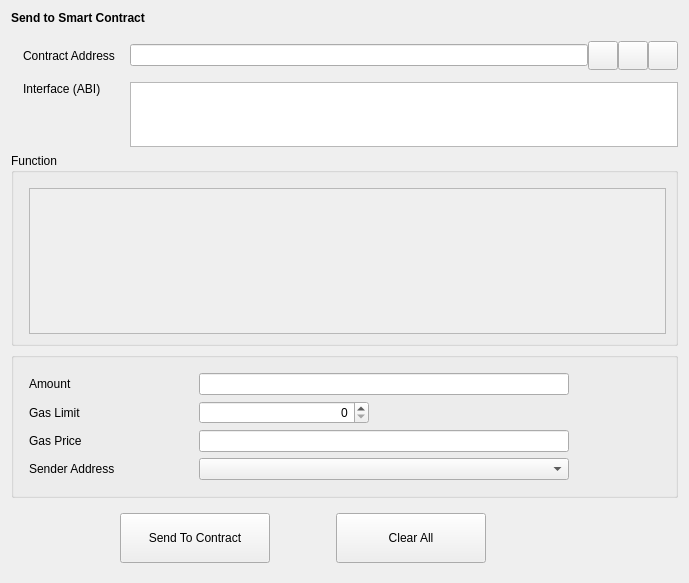
<?xml version="1.0" encoding="UTF-8"?>
<ui version="4.0">
 <class>SendToContract</class>
 <widget class="QWidget" name="SendToContract">
  <property name="geometry">
   <rect>
    <x>0</x>
    <y>0</y>
    <width>689</width>
    <height>583</height>
   </rect>
  </property>
  <property name="windowTitle">
   <string>Form</string>
  </property>
  <layout class="QVBoxLayout" name="verticalLayout">
   <item>
    <widget class="QStackedWidget" name="stackedWidget">
     <property name="currentIndex">
      <number>0</number>
     </property>
     <widget class="QWidget" name="sendContractPage">
      <layout class="QVBoxLayout" name="verticalLayout_4">
       <property name="leftMargin">
        <number>0</number>
       </property>
       <property name="topMargin">
        <number>0</number>
       </property>
       <property name="rightMargin">
        <number>0</number>
       </property>
       <property name="bottomMargin">
        <number>0</number>
       </property>
       <item>
        <widget class="QLabel" name="labelTitle">
         <property name="font">
          <font>
           <weight>75</weight>
           <bold>true</bold>
          </font>
         </property>
         <property name="text">
          <string>Send to Smart Contract</string>
         </property>
        </widget>
       </item>
       <item>
        <spacer name="verticalSpacer_4">
         <property name="orientation">
          <enum>Qt::Vertical</enum>
         </property>
         <property name="sizeType">
          <enum>QSizePolicy::Fixed</enum>
         </property>
         <property name="sizeHint" stdset="0">
          <size>
           <width>20</width>
           <height>10</height>
          </size>
         </property>
        </spacer>
       </item>
       <item>
        <layout class="QGridLayout" name="gridLayout">
         <property name="leftMargin">
          <number>12</number>
         </property>
         <property name="horizontalSpacing">
          <number>15</number>
         </property>
         <property name="verticalSpacing">
          <number>12</number>
         </property>
         <item row="0" column="0">
          <widget class="QLabel" name="labelContractAddress">
           <property name="text">
            <string>Contract Address</string>
           </property>
          </widget>
         </item>
         <item row="1" column="2">
          <widget class="QValidatedTextEdit" name="textEditInterface">
           <property name="sizePolicy">
            <sizepolicy hsizetype="Expanding" vsizetype="Fixed">
             <horstretch>0</horstretch>
             <verstretch>0</verstretch>
            </sizepolicy>
           </property>
           <property name="maximumSize">
            <size>
             <width>16777215</width>
             <height>65</height>
            </size>
           </property>
           <property name="horizontalScrollBarPolicy">
            <enum>Qt::ScrollBarAlwaysOff</enum>
           </property>
          </widget>
         </item>
         <item row="1" column="0" alignment="Qt::AlignTop">
          <widget class="QLabel" name="labelInterface">
           <property name="text">
            <string>Interface (ABI)</string>
           </property>
          </widget>
         </item>
         <item row="0" column="2">
          <layout class="QHBoxLayout" name="horizontalLayout_2">
           <item>
            <widget class="QValidatedLineEdit" name="lineEditContractAddress"/>
           </item>
           <item>
            <widget class="QToolButton" name="loadInfoButton">
             <property name="toolTip">
              <string>Choose from contract book page</string>
             </property>
             <property name="text">
              <string/>
             </property>
             <property name="iconSize">
              <size>
               <width>22</width>
               <height>22</height>
              </size>
             </property>
            </widget>
           </item>
           <item>
            <widget class="QToolButton" name="pasteAddressButton">
             <property name="toolTip">
              <string>Paste contract address from clipboard</string>
             </property>
             <property name="text">
              <string/>
             </property>
             <property name="iconSize">
              <size>
               <width>22</width>
               <height>22</height>
              </size>
             </property>
            </widget>
           </item>
           <item>
            <widget class="QToolButton" name="saveInfoButton">
             <property name="toolTip">
              <string>Save contract info</string>
             </property>
             <property name="text">
              <string/>
             </property>
             <property name="iconSize">
              <size>
               <width>22</width>
               <height>22</height>
              </size>
             </property>
            </widget>
           </item>
          </layout>
         </item>
        </layout>
       </item>
       <item>
        <widget class="QGroupBox" name="groupBoxFunction">
         <property name="title">
          <string>Function</string>
         </property>
         <layout class="QVBoxLayout" name="verticalLayout_3">
          <property name="leftMargin">
           <number>15</number>
          </property>
          <property name="topMargin">
           <number>15</number>
          </property>
          <property name="bottomMargin">
           <number>9</number>
          </property>
          <item>
           <widget class="QScrollArea" name="scrollAreaFunction">
            <property name="widgetResizable">
             <bool>true</bool>
            </property>
            <widget class="QWidget" name="scrollAreaWidgetContents">
             <property name="geometry">
              <rect>
               <x>0</x>
               <y>0</y>
               <width>639</width>
               <height>124</height>
              </rect>
             </property>
            </widget>
           </widget>
          </item>
         </layout>
        </widget>
       </item>
       <item>
        <widget class="QGroupBox" name="groupBoxOptional">
         <layout class="QGridLayout" name="gridLayout_2">
          <property name="leftMargin">
           <number>15</number>
          </property>
          <property name="topMargin">
           <number>15</number>
          </property>
          <property name="horizontalSpacing">
           <number>10</number>
          </property>
          <property name="verticalSpacing">
           <number>6</number>
          </property>
          <item row="1" column="1">
           <widget class="QSpinBox" name="lineEditGasLimit">
            <property name="maximumSize">
             <size>
              <width>170</width>
              <height>16777215</height>
             </size>
            </property>
            <property name="alignment">
             <set>Qt::AlignRight|Qt::AlignTrailing|Qt::AlignVCenter</set>
            </property>
           </widget>
          </item>
          <item row="2" column="1">
           <widget class="BitcoinAmountField" name="lineEditGasPrice"/>
          </item>
          <item row="3" column="0">
           <widget class="QLabel" name="labelSenderAddress">
            <property name="sizePolicy">
             <sizepolicy hsizetype="Fixed" vsizetype="Preferred">
              <horstretch>0</horstretch>
              <verstretch>0</verstretch>
             </sizepolicy>
            </property>
            <property name="minimumSize">
             <size>
              <width>160</width>
              <height>0</height>
             </size>
            </property>
            <property name="text">
             <string>Sender Address</string>
            </property>
           </widget>
          </item>
          <item row="1" column="0">
           <widget class="QLabel" name="labelGasLimit">
            <property name="sizePolicy">
             <sizepolicy hsizetype="Fixed" vsizetype="Preferred">
              <horstretch>0</horstretch>
              <verstretch>0</verstretch>
             </sizepolicy>
            </property>
            <property name="minimumSize">
             <size>
              <width>160</width>
              <height>0</height>
             </size>
            </property>
            <property name="text">
             <string>Gas Limit</string>
            </property>
           </widget>
          </item>
          <item row="3" column="1">
           <widget class="AddressField" name="lineEditSenderAddress">
            <property name="minimumSize">
             <size>
              <width>370</width>
              <height>0</height>
             </size>
            </property>
            <property name="maximumSize">
             <size>
              <width>370</width>
              <height>16777215</height>
             </size>
            </property>
           </widget>
          </item>
          <item row="2" column="0">
           <widget class="QLabel" name="labelGasPrice">
            <property name="sizePolicy">
             <sizepolicy hsizetype="Fixed" vsizetype="Preferred">
              <horstretch>0</horstretch>
              <verstretch>0</verstretch>
             </sizepolicy>
            </property>
            <property name="minimumSize">
             <size>
              <width>160</width>
              <height>0</height>
             </size>
            </property>
            <property name="text">
             <string>Gas Price</string>
            </property>
           </widget>
          </item>
          <item row="0" column="1">
           <widget class="BitcoinAmountField" name="lineEditAmount"/>
          </item>
          <item row="0" column="0">
           <widget class="QLabel" name="labelAmount">
            <property name="sizePolicy">
             <sizepolicy hsizetype="Fixed" vsizetype="Preferred">
              <horstretch>0</horstretch>
              <verstretch>0</verstretch>
             </sizepolicy>
            </property>
            <property name="minimumSize">
             <size>
              <width>160</width>
              <height>0</height>
             </size>
            </property>
            <property name="text">
             <string>Amount</string>
            </property>
           </widget>
          </item>
          <item row="0" column="2" rowspan="5">
           <spacer name="horizontalSpacer_4">
            <property name="orientation">
             <enum>Qt::Horizontal</enum>
            </property>
            <property name="sizeHint" stdset="0">
             <size>
              <width>0</width>
              <height>20</height>
             </size>
            </property>
           </spacer>
          </item>
         </layout>
        </widget>
       </item>
      </layout>
     </widget>
    </widget>
   </item>
   <item>
    <layout class="QHBoxLayout" name="horizontalLayout">
     <property name="leftMargin">
      <number>9</number>
     </property>
     <property name="topMargin">
      <number>9</number>
     </property>
     <property name="rightMargin">
      <number>9</number>
     </property>
     <property name="bottomMargin">
      <number>9</number>
     </property>
     <item>
      <spacer name="horizontalSpacer">
       <property name="orientation">
        <enum>Qt::Horizontal</enum>
       </property>
       <property name="sizeType">
        <enum>QSizePolicy::Fixed</enum>
       </property>
       <property name="sizeHint" stdset="0">
        <size>
         <width>100</width>
         <height>20</height>
        </size>
       </property>
      </spacer>
     </item>
     <item>
      <widget class="QPushButton" name="pushButtonSendToContract">
       <property name="minimumSize">
        <size>
         <width>150</width>
         <height>50</height>
        </size>
       </property>
       <property name="text">
        <string>Send To Contract</string>
       </property>
      </widget>
     </item>
     <item>
      <spacer name="horizontalSpacer_3">
       <property name="orientation">
        <enum>Qt::Horizontal</enum>
       </property>
       <property name="sizeType">
        <enum>QSizePolicy::Fixed</enum>
       </property>
       <property name="sizeHint" stdset="0">
        <size>
         <width>60</width>
         <height>20</height>
        </size>
       </property>
      </spacer>
     </item>
     <item>
      <widget class="QPushButton" name="pushButtonClearAll">
       <property name="minimumSize">
        <size>
         <width>150</width>
         <height>50</height>
        </size>
       </property>
       <property name="text">
        <string>Clear All</string>
       </property>
      </widget>
     </item>
     <item>
      <spacer name="horizontalSpacer_2">
       <property name="orientation">
        <enum>Qt::Horizontal</enum>
       </property>
       <property name="sizeHint" stdset="0">
        <size>
         <width>40</width>
         <height>20</height>
        </size>
       </property>
      </spacer>
     </item>
    </layout>
   </item>
  </layout>
 </widget>
 <customwidgets>
  <customwidget>
   <class>QValidatedLineEdit</class>
   <extends>QLineEdit</extends>
   <header>qvalidatedlineedit.h</header>
  </customwidget>
  <customwidget>
   <class>QValidatedTextEdit</class>
   <extends>QTextEdit</extends>
   <header>qvalidatedtextedit.h</header>
  </customwidget>
  <customwidget>
   <class>AddressField</class>
   <extends>QComboBox</extends>
   <header>addressfield.h</header>
  </customwidget>
  <customwidget>
   <class>BitcoinAmountField</class>
   <extends>QLineEdit</extends>
   <header>bitcoinamountfield.h</header>
   <container>1</container>
  </customwidget>
 </customwidgets>
 <resources/>
 <connections/>
</ui>
